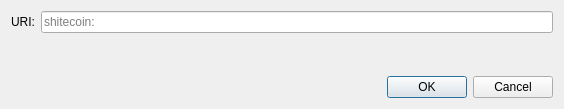
<?xml version="1.0" encoding="UTF-8"?>
<ui version="4.0">
 <class>OpenURIDialog</class>
 <widget class="QDialog" name="OpenURIDialog">
  <property name="geometry">
   <rect>
    <x>0</x>
    <y>0</y>
    <width>564</width>
    <height>109</height>
   </rect>
  </property>
  <property name="windowTitle">
   <string>Open shitecoin URI</string>
  </property>
  <layout class="QVBoxLayout" name="verticalLayout">
   <item>
    <layout class="QHBoxLayout" name="horizontalLayout">
     <item>
      <widget class="QLabel" name="label">
       <property name="text">
        <string>URI:</string>
       </property>
      </widget>
     </item>
     <item>
      <widget class="QValidatedLineEdit" name="uriEdit">
       <property name="placeholderText">
        <string notr="true">shitecoin:</string>
       </property>
      </widget>
     </item>
    </layout>
   </item>
   <item>
    <spacer name="verticalSpacer">
     <property name="orientation">
      <enum>Qt::Vertical</enum>
     </property>
     <property name="sizeHint" stdset="0">
      <size>
       <width>20</width>
       <height>40</height>
      </size>
     </property>
    </spacer>
   </item>
   <item>
    <widget class="QDialogButtonBox" name="buttonBox">
     <property name="orientation">
      <enum>Qt::Horizontal</enum>
     </property>
     <property name="standardButtons">
      <set>QDialogButtonBox::Cancel|QDialogButtonBox::Ok</set>
     </property>
    </widget>
   </item>
  </layout>
 </widget>
 <customwidgets>
  <customwidget>
   <class>QValidatedLineEdit</class>
   <extends>QLineEdit</extends>
   <header>qt/qvalidatedlineedit.h</header>
  </customwidget>
 </customwidgets>
 <resources/>
 <connections>
  <connection>
   <sender>buttonBox</sender>
   <signal>accepted()</signal>
   <receiver>OpenURIDialog</receiver>
   <slot>accept()</slot>
   <hints>
    <hint type="sourcelabel">
     <x>248</x>
     <y>254</y>
    </hint>
    <hint type="destinationlabel">
     <x>157</x>
     <y>274</y>
    </hint>
   </hints>
  </connection>
  <connection>
   <sender>buttonBox</sender>
   <signal>rejected()</signal>
   <receiver>OpenURIDialog</receiver>
   <slot>reject()</slot>
   <hints>
    <hint type="sourcelabel">
     <x>316</x>
     <y>260</y>
    </hint>
    <hint type="destinationlabel">
     <x>286</x>
     <y>274</y>
    </hint>
   </hints>
  </connection>
 </connections>
</ui>
